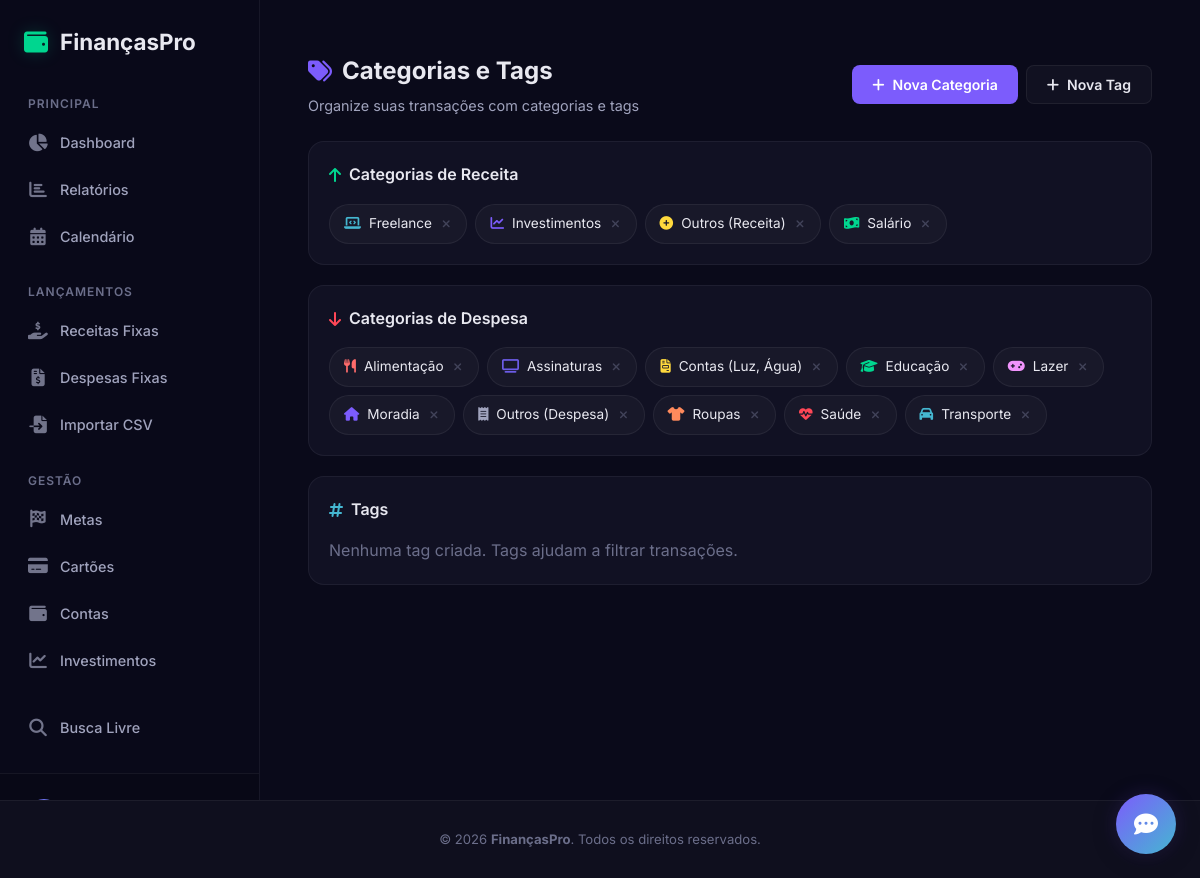
Screenshot of /categorias (signed in) with the database file from the repository.
### app.py (models this page shows)
class Categoria(db.Model):
    id = db.Column(db.Integer, primary_key=True)
    nome = db.Column(db.String(50), nullable=False)
    tipo = db.Column(db.String(10), nullable=False)  # 'receita', 'despesa', 'ambos'
    icone = db.Column(db.String(30), default='fa-tag')
    cor = db.Column(db.String(7), default='#7c5cfc')
    usuario_id = db.Column(db.Integer, db.ForeignKey('usuario.id'), nullable=False)
    transacoes = db.relationship('Transacao', backref='categoria_rel', lazy=True)
    transacoes_fixas = db.relationship('TransacaoFixa', backref='categoria_rel', lazy=True)
    orcamentos = db.relationship('Orcamento', backref='categoria_rel', lazy=True)

### app.py (the view)
@app.route('/categorias')
@login_required
def categorias():
    usuario = current_user
    cats = Categoria.query.filter_by(usuario_id=usuario.id).order_by(Categoria.tipo, Categoria.nome).all()
    return render_template('categorias.html', categorias=cats)

### app.py (called while the page is built, shortened)
@login_manager.user_loader
def load_user(user_id):
    return Usuario.query.get(int(user_id))

@app.before_request
def processar_automaticos():
    if request.path.startswith('/static/'):
        return
    if not current_user.is_authenticated:
        return
    usuario = current_user
    hoje = date.today()
    chave_cache = f"{usuario.id}_{hoje.isoformat()}"
    if chave_cache in cache_processamento:
        return

@app.context_processor
def inject_user():
    return dict(usuario=current_user, now=datetime.utcnow)

### templates/categorias.html (shortened to what this page needs)
{% extends 'base.html' %}
{% block content %}
<section class="page-section">
    <div class="page-header">
        <div>
            <h1><i class="fas fa-tags"></i> Categorias e Tags</h1>
            <p class="page-subtitle">Organize suas transações com categorias e tags</p>
        </div>
        <div class="page-actions">
            <button class="btn btn-primary" onclick="openModal('addCatModal')">
                <i class="fas fa-plus"></i> Nova Categoria
            </button>
            <button class="btn btn-glass" onclick="openModal('addTagModal')">
                <i class="fas fa-plus"></i> Nova Tag
            </button>
        </div>
    </div>
    <div class="section-card">
        <div class="section-card-header">
            <h2><i class="fas fa-arrow-up" style="color: var(--accent-green)"></i> Categorias de Receita</h2>
        </div>
        <div class="items-grid">
            {% for cat in categorias if cat.tipo == 'receita' %}
            <div class="item-chip">
                <i class="fas {{ cat.icone }}" style="color: {{ cat.cor }}"></i>
                <span>{{ cat.nome }}</span>
                <form action="{{ url_for('excluir_categoria', id=cat.id) }}" method="POST" class="inline-form"
                    onsubmit="return confirm('Excluir categoria {{ cat.nome }}?')">
                    <button type="submit" class="chip-delete"><i class="fas fa-times"></i></button>
                </form>
            </div>
            {% else %}
            <p class="text-muted">Nenhuma categoria de receita</p>
            {% endfor %}
        </div>
    </div>
    <div class="section-card">
        <div class="section-card-header">
            <h2><i class="fas fa-arrow-down" style="color: var(--accent-red)"></i> Categorias de Despesa</h2>
        </div>
        <div class="items-grid">
            {% for cat in categorias if cat.tipo == 'despesa' %}
            <div class="item-chip">
                <i class="fas {{ cat.icone }}" style="color: {{ cat.cor }}"></i>
                <span>{{ cat.nome }}</span>
                <form action="{{ url_for('excluir_categoria', id=cat.id) }}" method="POST" class="inline-form"
                    onsubmit="return confirm('Excluir categoria {{ cat.nome }}?')">
                    <button type="submit" class="chip-delete"><i class="fas fa-times"></i></button>
                </form>
            </div>
            {% else %}
            <p class="text-muted">Nenhuma categoria de despesa</p>
            {% endfor %}
        </div>
    </div>
    <div class="section-card">
        <div class="section-card-header">
            <h2><i class="fas fa-hashtag" style="color: var(--accent-blue)"></i> Tags</h2>
        </div>
        <div class="items-grid">
            {% set user_tags = [] %}
            {% for tag in usuario.tags %}
            <div class="item-chip" style="border-color: {{ tag.cor }}40">
                <span class="tag-dot" style="background: {{ tag.cor }}"></span>
                <span>{{ tag.nome }}</span>
                <form action="{{ url_for('excluir_tag', id=tag.id) }}" method="POST" class="inline-form"
                    onsubmit="return confirm('Excluir tag {{ tag.nome }}?')">
                    <button type="submit" class="chip-delete"><i class="fas fa-times"></i></button>
                </form>
            </div>
            {% else %}
            <p class="text-muted">Nenhuma tag criada. Tags ajudam a filtrar transações.</p>
            {% endfor %}
        </div>
    </div>
</section>
{% endblock %}

### templates/base.html (shortened to what this page needs)
<!DOCTYPE html>
<html lang="pt-br" data-theme="{{ usuario.tema }}">
<head>
    <link rel="stylesheet" href="https://cdnjs.cloudflare.com/ajax/libs/font-awesome/6.5.1/css/all.min.css">
    <link rel="stylesheet" href="{{ url_for('static', filename='style.css') }}?v=2.1">
</head>
<body>
    <aside class="sidebar" id="sidebar">
        <div class="sidebar-header">
            <a href="{{ url_for('home') }}" class="sidebar-logo">
                <i class="fas fa-wallet"></i>
                <span>FinançasPro</span>
            </a>
        </div>
        <div class="sidebar-content">
            <div class="sidebar-group">
                <p class="sidebar-group-title">Principal</p>
                <ul class="sidebar-links">
                    <li><a href="{{ url_for('dashboard') }}"
                            class="{% if request.endpoint == 'dashboard' %}active{% endif %}"><i
                                class="fas fa-chart-pie"></i> Dashboard</a></li>
                    <li><a href="{{ url_for('relatorios') }}"
                            class="{% if request.endpoint == 'relatorios' %}active{% endif %}"><i
                                class="fas fa-chart-bar"></i> Relatórios</a></li>
                    <li><a href="{{ url_for('calendario') }}"
                            class="{% if request.endpoint == 'calendario' %}active{% endif %}"><i
                                class="fas fa-calendar-alt"></i> Calendário</a></li>
                </ul>
            </div>
            <div class="sidebar-group">
                <p class="sidebar-group-title">Lançamentos</p>
                <ul class="sidebar-links">
                    <li><a href="{{ url_for('transacoes_fixas', tipo='receita') }}"
                            class="{% if request.endpoint == 'transacoes_fixas' and request.view_args.get('tipo') == 'receita' %}active{% endif %}"><i
                                class="fas fa-hand-holding-usd"></i> Receitas Fixas</a></li>
                    <li><a href="{{ url_for('transacoes_fixas', tipo='despesa') }}"
                            class="{% if request.endpoint == 'transacoes_fixas' and request.view_args.get('tipo') == 'despesa' %}active{% endif %}"><i
                                class="fas fa-file-invoice-dollar"></i> Despesas Fixas</a></li>
                    <li><a href="{{ url_for('importar') }}"
                            class="{% if request.endpoint == 'importar' %}active{% endif %}"><i
                                class="fas fa-file-import"></i> Importar CSV</a></li>
                </ul>
            </div>
            <div class="sidebar-group">
                <p class="sidebar-group-title">Gestão</p>
                <ul class="sidebar-links">
                    <li><a href="{{ url_for('metas') }}"
                            class="{% if request.endpoint == 'metas' %}active{% endif %}"><i
                                class="fas fa-flag-checkered"></i> Metas</a></li>
                    <li><a href="{{ url_for('cartoes') }}"
                            class="{% if request.endpoint == 'cartoes' %}active{% endif %}"><i
                                class="fas fa-credit-card"></i> Cartões</a></li>
                    <li><a href="{{ url_for('contas') }}"
                            class="{% if request.endpoint == 'contas' %}active{% endif %}"><i
                                class="fas fa-wallet"></i> Contas</a></li>
                    <li><a href="{{ url_for('investimentos') }}"
                            class="{% if 'investimento' in request.endpoint %}active{% endif %}"><i
                                class="fas fa-chart-line"></i> Investimentos</a></li>
                </ul>
            </div>
            <div class="sidebar-group">
                <ul class="sidebar-links">
                    <li><a href="{{ url_for('busca') }}"
                            class="{% if request.endpoint == 'busca' %}active{% endif %}"><i class="fas fa-search"></i>
                            Busca Livre</a></li>
                </ul>
            </div>
        </div>
        <div class="sidebar-footer">
            <a href="{{ url_for('perfil') }}" class="sidebar-user {% if request.endpoint == 'perfil' %}active{% endif %}">
                <div class="user-info">
                    <span class="user-name">{{ usuario.nome if usuario.is_authenticated else 'Visitante' }}</span>
                </div>
            </a>
        </div>
    </aside>
    <main class="main-content">
        {% block content %}{% endblock %}
    </main>
    <footer class="footer">
        <div class="footer-container">
            <p>&copy; 2026 <strong>FinançasPro</strong>. Todos os direitos reservados.</p>
        </div>
    </footer>
    <div class="chatbot-wrapper" id="chatbotWrapper">
        <button class="chatbot-toggle-btn" id="chatbotToggleBtn">
            <i class="fas fa-comment-dots"></i>
        </button>
    </div>
</body>
</html>

### rows the page displays
Categoria: nome "Freelance"
Categoria: nome "Investimentos"
Categoria: nome "Outros (Receita)"
Categoria: nome "Salário"
Categoria: nome "Alimentação"
Categoria: nome "Assinaturas"
Categoria: nome "Contas (Luz, Água)"
Categoria: nome "Educação"
Categoria: nome "Lazer"
Categoria: nome "Moradia"
Categoria: nome "Outros (Despesa)"
Categoria: nome "Roupas"
Categoria: nome "Saúde"
Categoria: nome "Transporte"
